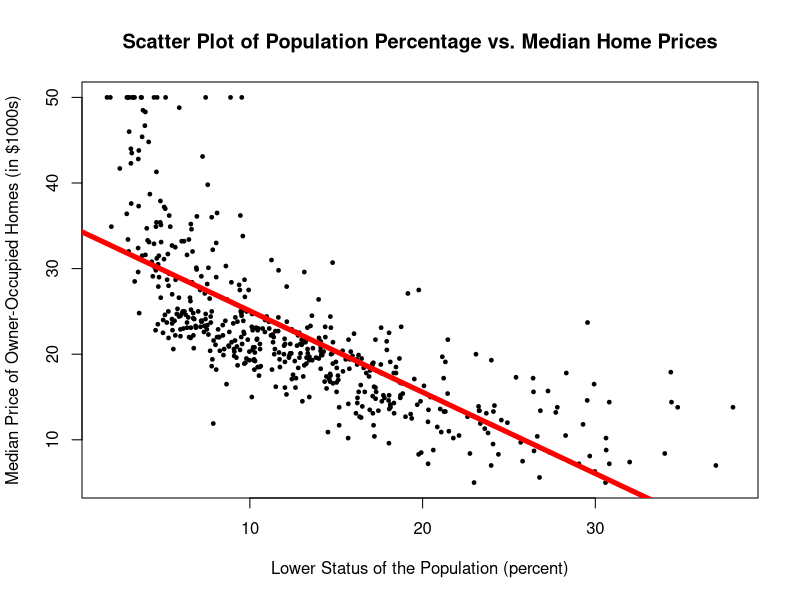
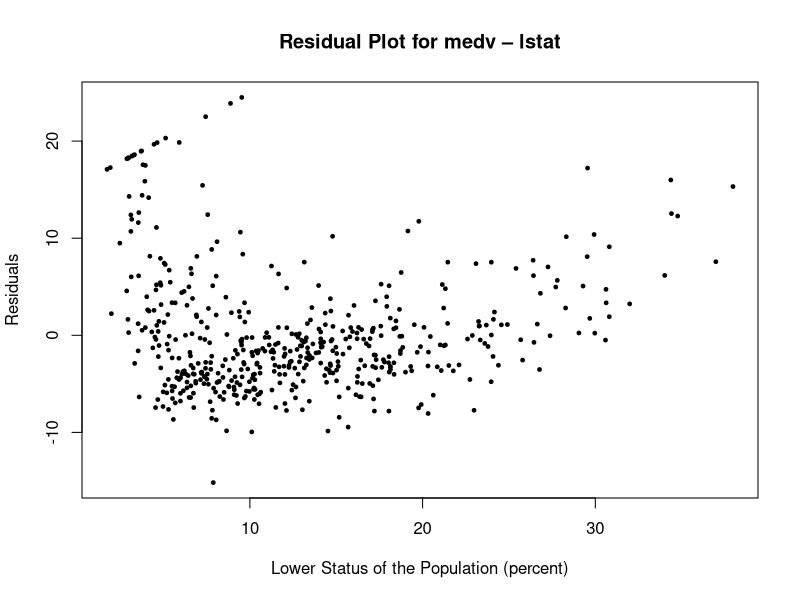

Write R code to recreate these figures, in order.
# install.packages("MASS")
library(MASS)
data(Boston)
help(Boston)

PCH = 19
CEX = 0.5
COL = "black"

X = Boston$lstat
Y = Boston$medv
########################################################################################################################

### PROBLEM-B ##########################################################################################################

# Scattorplot of X v. Y
plot(x=X,
     y=Y, 
     pch=PCH,
     cex=CEX,
     xlab="Lower Status of the Population (percent)",
     ylab="Median Price of Owner-Occupied Homes (in $1000s)",
     main="Scatter Plot of Population Percentage vs. Median Home Prices",)


# The best fit line
fit = lm(Y ~ X)
summary(fit)
abline(fit, col="RED", lwd=5)


# Residual Plot
plot(x=X,
     y=fit$residuals,
     pch=PCH,
     cex=CEX,
     xlab="Lower Status of the Population (percent)",
     ylab="Residuals",
     main="Residual Plot for medv – lstat",
     col=COL)

